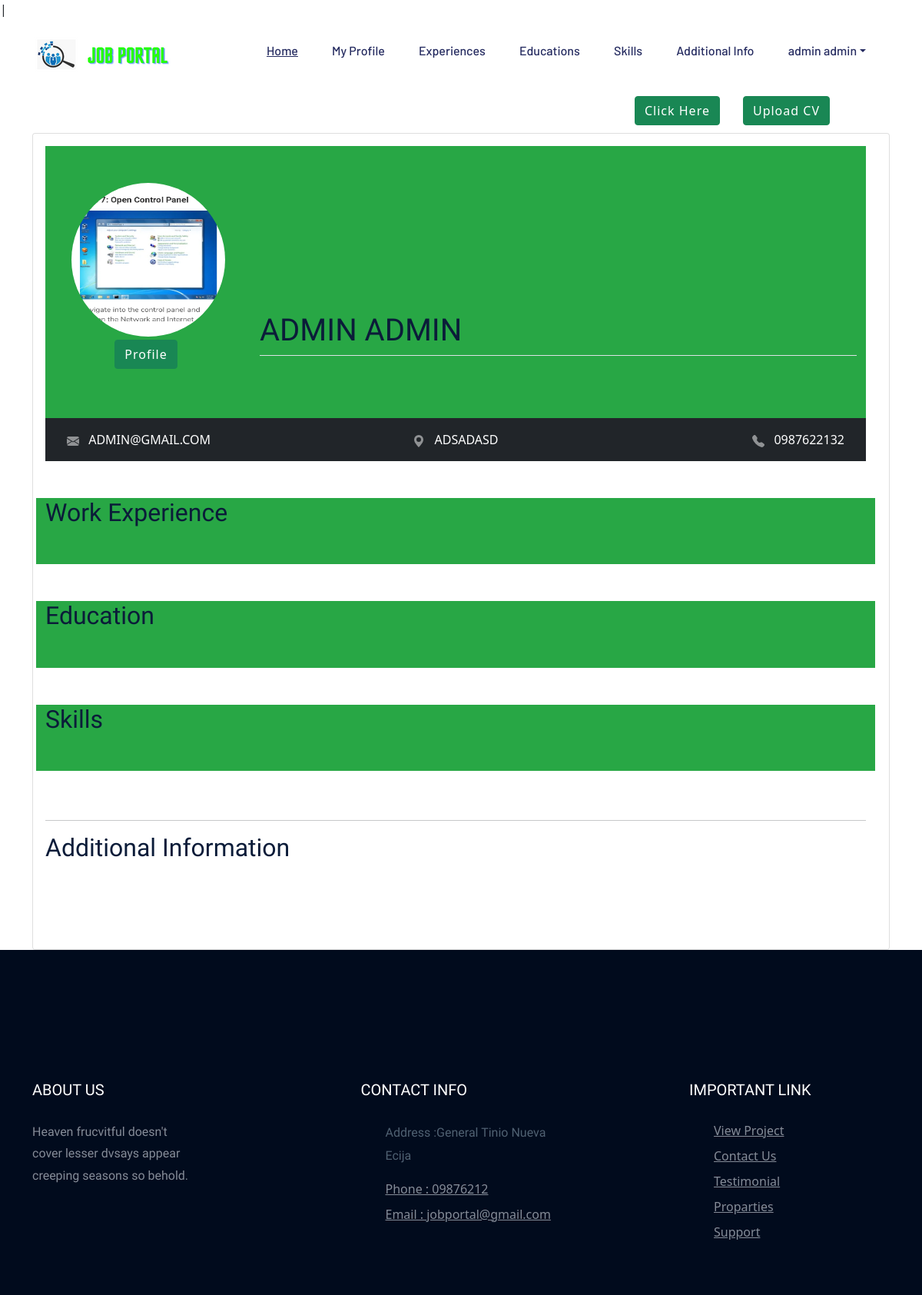
/applicantinformation.php (signed in), run on the app's committed database.
### tables this page shows
CREATE TABLE `users` (
  `user_id` int(100) NOT NULL,
  `user_profile_img` varchar(255) DEFAULT NULL,
  `user_fname` varchar(100) NOT NULL,
  `user_lname` varchar(100) NOT NULL,
  `user_contact` varchar(11) NOT NULL,
  `user_email` varchar(100) NOT NULL,
  `verification_code` varchar(50) DEFAULT NULL,
  `email_verified_at` varchar(100) DEFAULT NULL,
  `address` varchar(100) NOT NULL,
  `user_password` varchar(255) NOT NULL,
  `user_role_id` int(11) NOT NULL
);

### classes/CONFIGDB.php (called while the page is built, shortened)
<?php
	class CONFIGDB
	{
		private $_host = 'localhost';
		private $_username = 'root';
		private $_password = '';
		private $_database = 'job_portal_db';
		protected $connection;
		public function __construct()
		{
			if (!isset($this->connection)) {
				$this->connection = new mysqli($this->_host, $this->_username, $this->_password, $this->_database);
			}
			return $this->connection;
		}
	}
?>

### classes/CRUDAPI.php (called while the page is built, shortened)
<?php
include_once 'CONFIGDB.php';
class CRUDAPI extends CONFIGDB
{
	public function getData($query)
	{
		$result = $this->connection->query($query);
		$rows = array();
		while ($row = $result->fetch_assoc()) {
			$rows[] = $row;
		}
		return $rows;
	}
}
?>

### applicantinformation.php (the view, shortened to what this page needs)
<?php include('applicantsviews/head.php'); ?>
    <?php include('applicantsviews/headerapplicant.php'); ?>
    <main>
    <link rel="stylesheet" href="https://stackpath.bootstrapcdn.com/bootstrap/5.0.0-alpha1/css/bootstrap.min.css">
  </head>
  <button style="float:right;  margin-right:120px;" type="button" class="btn btn-success" data-id="<?php echo $_SESSION['USERID']; ?>" id="uploadCV">Upload CV</button>
  <input style="float:right;  margin-right:30px;" type="button" class="btn btn-success" value="Click Here" onclick="printDivContent()">
  <br><br>
  <body style="align-items:center;">
  <div class="container justify-content-center">
    <div class="card justify-content-center">
      <div class="card-body" style="width:1100px;">
      <div id="printContent">
    <header class="g text-white py-5" style="background-color:#28a745;">
      <div class="container">
      <?php
               if(isset($_SESSION['USERROLE'])){
                $profile= $_SESSION['USERID'];
               $role=$_SESSION['USERROLE'];
              $query = "SELECT * FROM `users` LEFT JOIN roles ON roles.id = users.user_role_id where users.user_role_id =$role";
              $result = $crudapi->getData($query);
              foreach ($result as $key => $data) {
                if(strtoupper($data["user_id"]) == $profile ){
                ?>
        <div class="row">
          <div class="col-md-3 text-left text-md-center mb-3">
            <img class="rounded-circle" src="profile/<?php echo $data["user_profile_img"];?>" alt="Profile Photo" width="200" height="200" /><br><br>
            <button style=" margin-right:5px; margin-top:-20px" type="button" class="btn btn-success" data-id="<?php echo $data["user_id"]; ?>" id="uploadProfile">Profile</button>
          </div>
          <div class="col-md-9">
            <br> <br> <br> <br> <br> <br> <br>
            <h1><?php echo strtoupper($data["user_fname"]." ".$data["user_lname"]); ?></h1>
            <p class="border-top pt-3"></p>
          </div>
        </div>
      </div>
    </header>
    <nav class="bg-dark text-white-50 mb-5">
      <div class="container">
          <div class="row p-3">
              <div class="col-md pb-2 pb-md-0">
                  <a style="text-decoration:none;" class="text-white ml-2"><?php echo strtoupper($data["user_email"]) ?></a>
              </div>
              <div class="col-md text-md-center pb-2 pb-md-0">
              <svg xmlns="http://www.w3.org/2000/svg" width="16" height="16" fill="currentColor" class="bi bi-geo-alt-fill" viewBox="0 0 16 16">
                <path d="M8 16s6-5.686 6-10A6 6 0 0 0 2 6c0 4.314 6 10 6 10zm0-7a3 3 0 1 1 0-6 3 3 0 0 1 0 6z"/>
              </svg>
                  <a style="text-decoration:none;" class="text-white ml-2"><?php echo strtoupper($data["address"]) ?></a>
              </div>
              <div class="col-md text-md-right">
                  <a style="text-decoration:none;" class="text-white ml-2"> <?php echo strtoupper($data["user_contact"]) ?></a>
              </div>
              <?php }}} ?>
          </div>
      </div>
    </nav>
      <div class="row">
        <div class="col-md mb-5" style="background-color:#28a745;">
          <h2 class="mb-5">Work Experience</h2>
        </div>
        </div>
        <div class="row">
        <div class="col-md mb-5" style="background-color:#28a745;">
          <h2 class="mb-5">Education</h2>
        </div>
        </div>
      <div class="row">
        <div class="col-md mb-5" style="background-color:#28a745;">
          <h2 class="mb-5">Skills</h2>
      </div>
    </div>
    <hr>
    <div class="row">
        <div class="col-md mb-5">
          <h2 class="mb-5">Additional Information</h2>
        </div>
        </div>
      </div>
    </div>
    </div>
    </div>
    </main>
<?php include('applicantsviews/footer.php'); ?>
<?php include('applicantsviews/script.php'); ?>

### data on the page
users: user_profile_img (picture), user_fname+user_lname "ADMIN ADMIN", user_email "ADMIN@GMAIL.COM", address "ADSADASD", user_contact "0987622132"

### other printed values
$_SESSION['FULLNAME'] "admin admin"
